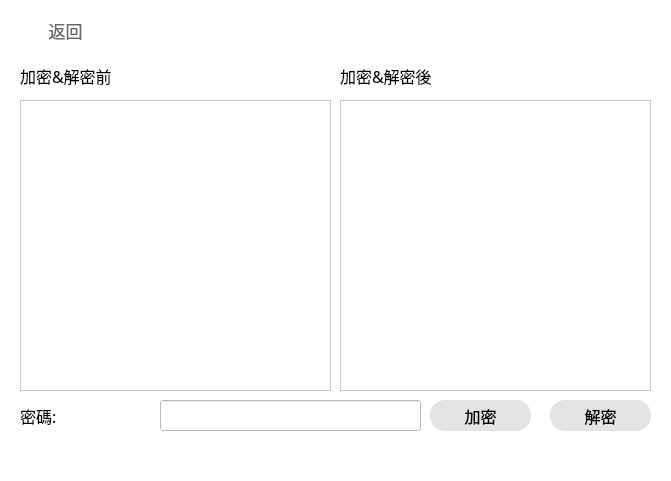
    <widget class="QWidget" name="Encryption_Text_widget" native="true">
     <property name="geometry">
      <rect>
       <x>170</x>
       <y>50</y>
       <width>671</width>
       <height>481</height>
      </rect>
     </property>
     <property name="font">
      <font>
       <family>Microsoft YaHei</family>
       <pointsize>11</pointsize>
       <stylestrategy>PreferAntialias</stylestrategy>
      </font>
     </property>
     <property name="styleSheet">
      <string notr="true">background-color:rgba(255, 255, 255,240);</string>
     </property>
     <widget class="QPushButton" name="Encryption_Text_Back">
      <property name="geometry">
       <rect>
        <x>10</x>
        <y>10</y>
        <width>111</width>
        <height>41</height>
       </rect>
      </property>
      <property name="sizePolicy">
       <sizepolicy hsizetype="Minimum" vsizetype="Minimum">
        <horstretch>0</horstretch>
        <verstretch>0</verstretch>
       </sizepolicy>
      </property>
      <property name="font">
       <font>
        <family>Microsoft YaHei</family>
        <pointsize>13</pointsize>
        <stylestrategy>PreferAntialias</stylestrategy>
       </font>
      </property>
      <property name="focusPolicy">
       <enum>Qt::StrongFocus</enum>
      </property>
      <property name="styleSheet">
       <string notr="true">QPushButton
{
	border:none;
	background-color:rgba(0,0,0,0);
	color:rgba(60,60,60,200);
}
QPushButton:hover
{
    color:rgba(60,60,60,255);
}
</string>
      </property>
      <property name="text">
       <string>返回</string>
      </property>
      <property name="icon">
       <iconset>
        <normaloff>:/icon/Icon/exit2.png</normaloff>:/icon/Icon/exit2.png</iconset>
      </property>
      <property name="iconSize">
       <size>
        <width>20</width>
        <height>20</height>
       </size>
      </property>
      <property name="checkable">
       <bool>false</bool>
      </property>
     </widget>
     <widget class="QPushButton" name="Encryption_Text_Run_Button">
      <property name="geometry">
       <rect>
        <x>430</x>
        <y>400</y>
        <width>101</width>
        <height>31</height>
       </rect>
      </property>
      <property name="sizePolicy">
       <sizepolicy hsizetype="Minimum" vsizetype="Minimum">
        <horstretch>0</horstretch>
        <verstretch>0</verstretch>
       </sizepolicy>
      </property>
      <property name="font">
       <font>
        <family>Microsoft YaHei</family>
        <pointsize>12</pointsize>
        <stylestrategy>PreferAntialias</stylestrategy>
       </font>
      </property>
      <property name="focusPolicy">
       <enum>Qt::StrongFocus</enum>
      </property>
      <property name="styleSheet">
       <string notr="true">QPushButton
{
	border:none;
	background-color:rgba(20,20,20,30);
	border-radius: 15px;
}
QPushButton:hover
{
    background-color:rgba(20,20,20,50);
}
QPushButton:pressed
{
    background-color:rgba(20,20,20,70);
}</string>
      </property>
      <property name="text">
       <string>加密</string>
      </property>
      <property name="iconSize">
       <size>
        <width>16</width>
        <height>16</height>
       </size>
      </property>
      <property name="checkable">
       <bool>false</bool>
      </property>
     </widget>
     <widget class="QTextEdit" name="Encryption_Text_input">
      <property name="geometry">
       <rect>
        <x>20</x>
        <y>100</y>
        <width>311</width>
        <height>291</height>
       </rect>
      </property>
      <property name="font">
       <font>
        <family>Microsoft YaHei</family>
        <pointsize>11</pointsize>
        <stylestrategy>PreferAntialias</stylestrategy>
       </font>
      </property>
     </widget>
     <widget class="QTextEdit" name="Encryption_Text_output">
      <property name="geometry">
       <rect>
        <x>340</x>
        <y>100</y>
        <width>311</width>
        <height>291</height>
       </rect>
      </property>
      <property name="font">
       <font>
        <family>Microsoft YaHei</family>
        <pointsize>11</pointsize>
        <stylestrategy>PreferAntialias</stylestrategy>
       </font>
      </property>
     </widget>
     <widget class="QLineEdit" name="Encryption_Text_Password_input">
      <property name="geometry">
       <rect>
        <x>160</x>
        <y>400</y>
        <width>261</width>
        <height>31</height>
       </rect>
      </property>
      <property name="font">
       <font>
        <family>Microsoft YaHei</family>
        <pointsize>11</pointsize>
        <stylestrategy>PreferAntialias</stylestrategy>
       </font>
      </property>
     </widget>
     <widget class="QLabel" name="Encryption_Text_title2">
      <property name="geometry">
       <rect>
        <x>340</x>
        <y>60</y>
        <width>311</width>
        <height>31</height>
       </rect>
      </property>
      <property name="font">
       <font>
        <family>Microsoft YaHei</family>
        <pointsize>12</pointsize>
        <weight>50</weight>
        <bold>false</bold>
       </font>
      </property>
      <property name="styleSheet">
       <string notr="true"/>
      </property>
      <property name="text">
       <string>加密&amp;解密後</string>
      </property>
      <property name="alignment">
       <set>Qt::AlignLeading|Qt::AlignLeft|Qt::AlignVCenter</set>
      </property>
     </widget>
     <widget class="QLabel" name="Encryption_Text_Password_title">
      <property name="geometry">
       <rect>
        <x>20</x>
        <y>400</y>
        <width>131</width>
        <height>31</height>
       </rect>
      </property>
      <property name="font">
       <font>
        <family>Microsoft YaHei</family>
        <pointsize>12</pointsize>
        <weight>50</weight>
        <bold>false</bold>
       </font>
      </property>
      <property name="styleSheet">
       <string notr="true"/>
      </property>
      <property name="text">
       <string>密碼:</string>
      </property>
      <property name="alignment">
       <set>Qt::AlignLeading|Qt::AlignLeft|Qt::AlignVCenter</set>
      </property>
     </widget>
     <widget class="QLabel" name="Encryption_Text_title">
      <property name="geometry">
       <rect>
        <x>20</x>
        <y>60</y>
        <width>271</width>
        <height>31</height>
       </rect>
      </property>
      <property name="font">
       <font>
        <family>Microsoft YaHei</family>
        <pointsize>12</pointsize>
        <weight>50</weight>
        <bold>false</bold>
       </font>
      </property>
      <property name="styleSheet">
       <string notr="true"/>
      </property>
      <property name="text">
       <string>加密&amp;解密前</string>
      </property>
      <property name="alignment">
       <set>Qt::AlignLeading|Qt::AlignLeft|Qt::AlignVCenter</set>
      </property>
     </widget>
     <widget class="QPushButton" name="Decrypt_Text_Run_Button">
      <property name="geometry">
       <rect>
        <x>550</x>
        <y>400</y>
        <width>101</width>
        <height>31</height>
       </rect>
      </property>
      <property name="sizePolicy">
       <sizepolicy hsizetype="Minimum" vsizetype="Minimum">
        <horstretch>0</horstretch>
        <verstretch>0</verstretch>
       </sizepolicy>
      </property>
      <property name="font">
       <font>
        <family>Microsoft YaHei</family>
        <pointsize>12</pointsize>
        <stylestrategy>PreferAntialias</stylestrategy>
       </font>
      </property>
      <property name="focusPolicy">
       <enum>Qt::StrongFocus</enum>
      </property>
      <property name="styleSheet">
       <string notr="true">QPushButton
{
	border:none;
	background-color:rgba(20,20,20,30);
	border-radius: 15px;
}
QPushButton:hover
{
    background-color:rgba(20,20,20,50);
}
QPushButton:pressed
{
    background-color:rgba(20,20,20,70);
}</string>
      </property>
      <property name="text">
       <string>解密</string>
      </property>
      <property name="iconSize">
       <size>
        <width>16</width>
        <height>16</height>
       </size>
      </property>
      <property name="checkable">
       <bool>false</bool>
      </property>
     </widget>
    </widget>
